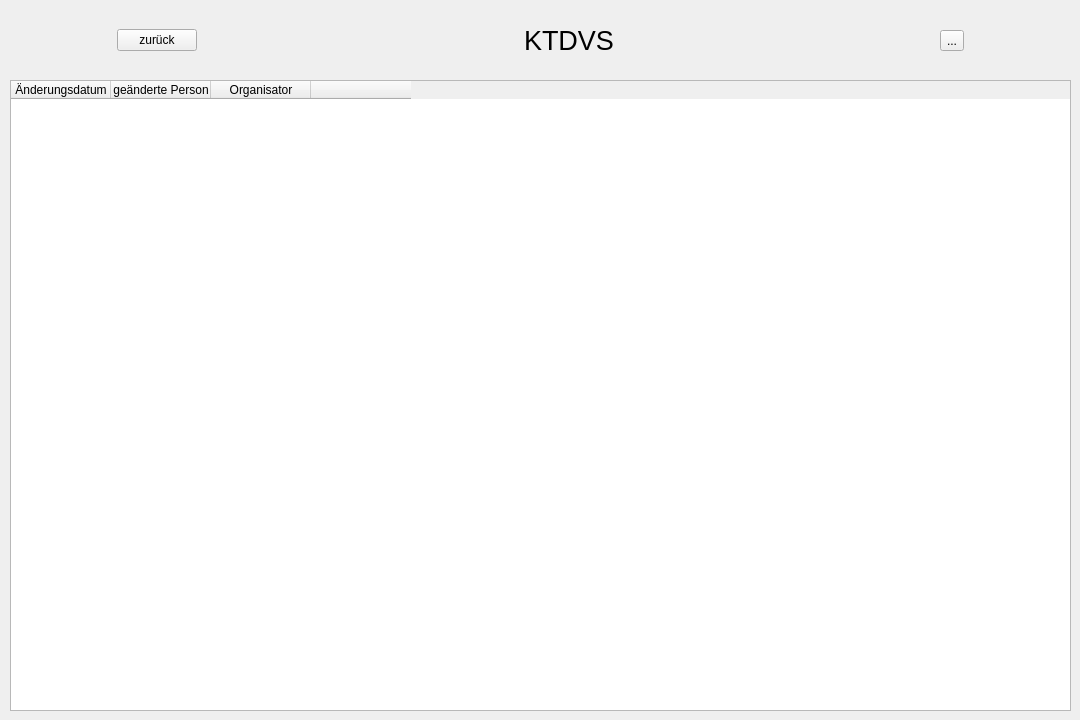
<?xml version="1.0" encoding="UTF-8"?>
<ui version="4.0">
 <class>view_versionsverlauf</class>
 <widget class="QWidget" name="view_versionsverlauf">
  <property name="geometry">
   <rect>
    <x>0</x>
    <y>0</y>
    <width>1080</width>
    <height>720</height>
   </rect>
  </property>
  <property name="windowTitle">
   <string>Form</string>
  </property>
  <widget class="QWidget" name="horizontalLayoutWidget">
   <property name="geometry">
    <rect>
     <x>10</x>
     <y>10</y>
     <width>1061</width>
     <height>61</height>
    </rect>
   </property>
   <layout class="QHBoxLayout" name="horizontalLayout">
    <property name="spacing">
     <number>6</number>
    </property>
    <property name="sizeConstraint">
     <enum>QLayout::SetDefaultConstraint</enum>
    </property>
    <item>
     <spacer name="horizontalSpacer_3">
      <property name="orientation">
       <enum>Qt::Horizontal</enum>
      </property>
      <property name="sizeHint" stdset="0">
       <size>
        <width>40</width>
        <height>20</height>
       </size>
      </property>
     </spacer>
    </item>
    <item>
     <widget class="QPushButton" name="pushButton">
      <property name="text">
       <string>zurück</string>
      </property>
     </widget>
    </item>
    <item>
     <spacer name="horizontalSpacer">
      <property name="orientation">
       <enum>Qt::Horizontal</enum>
      </property>
      <property name="sizeHint" stdset="0">
       <size>
        <width>40</width>
        <height>20</height>
       </size>
      </property>
     </spacer>
    </item>
    <item>
     <spacer name="horizontalSpacer_7">
      <property name="orientation">
       <enum>Qt::Horizontal</enum>
      </property>
      <property name="sizeHint" stdset="0">
       <size>
        <width>40</width>
        <height>20</height>
       </size>
      </property>
     </spacer>
    </item>
    <item>
     <spacer name="horizontalSpacer_5">
      <property name="orientation">
       <enum>Qt::Horizontal</enum>
      </property>
      <property name="sizeHint" stdset="0">
       <size>
        <width>40</width>
        <height>20</height>
       </size>
      </property>
     </spacer>
    </item>
    <item>
     <widget class="QLabel" name="label">
      <property name="font">
       <font>
        <pointsize>20</pointsize>
       </font>
      </property>
      <property name="text">
       <string>KTDVS</string>
      </property>
     </widget>
    </item>
    <item>
     <spacer name="horizontalSpacer_2">
      <property name="orientation">
       <enum>Qt::Horizontal</enum>
      </property>
      <property name="sizeHint" stdset="0">
       <size>
        <width>40</width>
        <height>20</height>
       </size>
      </property>
     </spacer>
    </item>
    <item>
     <spacer name="horizontalSpacer_8">
      <property name="orientation">
       <enum>Qt::Horizontal</enum>
      </property>
      <property name="sizeHint" stdset="0">
       <size>
        <width>40</width>
        <height>20</height>
       </size>
      </property>
     </spacer>
    </item>
    <item>
     <spacer name="horizontalSpacer_6">
      <property name="orientation">
       <enum>Qt::Horizontal</enum>
      </property>
      <property name="sizeHint" stdset="0">
       <size>
        <width>40</width>
        <height>20</height>
       </size>
      </property>
     </spacer>
    </item>
    <item>
     <widget class="QToolButton" name="toolButton">
      <property name="styleSheet">
       <string notr="true">QToolButton{
	color: rgb(0, 0, 0);
}</string>
      </property>
      <property name="text">
       <string>...</string>
      </property>
      <property name="icon">
       <iconset>
        <normaloff>../../../Test/Resources/Logout.png</normaloff>../../../Test/Resources/Logout.png</iconset>
      </property>
      <property name="checkable">
       <bool>false</bool>
      </property>
     </widget>
    </item>
    <item>
     <spacer name="horizontalSpacer_4">
      <property name="orientation">
       <enum>Qt::Horizontal</enum>
      </property>
      <property name="sizeType">
       <enum>QSizePolicy::Expanding</enum>
      </property>
      <property name="sizeHint" stdset="0">
       <size>
        <width>40</width>
        <height>20</height>
       </size>
      </property>
     </spacer>
    </item>
   </layout>
  </widget>
  <widget class="QWidget" name="verticalLayoutWidget">
   <property name="geometry">
    <rect>
     <x>10</x>
     <y>80</y>
     <width>1061</width>
     <height>631</height>
    </rect>
   </property>
   <layout class="QVBoxLayout" name="verticalLayout">
    <property name="sizeConstraint">
     <enum>QLayout::SetMaximumSize</enum>
    </property>
    <item>
     <widget class="QTableWidget" name="tableWidget">
      <property name="maximumSize">
       <size>
        <width>1080</width>
        <height>720</height>
       </size>
      </property>
      <property name="editTriggers">
       <set>QAbstractItemView::NoEditTriggers</set>
      </property>
      <property name="rowCount">
       <number>0</number>
      </property>
      <property name="columnCount">
       <number>4</number>
      </property>
      <column>
       <property name="text">
        <string>Änderungsdatum</string>
       </property>
      </column>
      <column>
       <property name="text">
        <string>geänderte Person</string>
       </property>
      </column>
      <column>
       <property name="text">
        <string>Organisator</string>
       </property>
      </column>
      <column>
       <property name="text">
        <string/>
       </property>
      </column>
     </widget>
    </item>
   </layout>
  </widget>
 </widget>
 <resources/>
 <connections/>
</ui>
